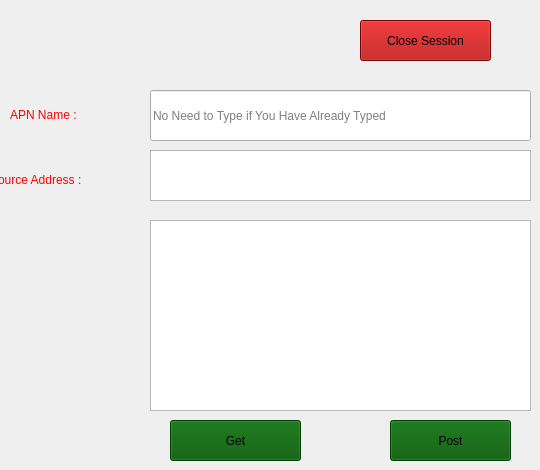
      <widget class="QWidget" name="tab_2">
       <attribute name="title">
        <string>http</string>
       </attribute>
       <widget class="QLabel" name="label_2">
        <property name="geometry">
         <rect>
          <x>-10</x>
          <y>160</y>
          <width>151</width>
          <height>41</height>
         </rect>
        </property>
        <property name="styleSheet">
         <string notr="true">background-color: rgba(255, 255, 255, 0);
border-color: rgba(255, 255, 255, 0);</string>
        </property>
        <property name="text">
         <string>&lt;html&gt;&lt;head/&gt;&lt;body&gt;&lt;p&gt;&lt;span style=&quot; color:#ff0000;&quot;&gt;Source Address :&lt;/span&gt;&lt;/p&gt;&lt;/body&gt;&lt;/html&gt;</string>
        </property>
       </widget>
       <widget class="QPushButton" name="pushButton_3">
        <property name="geometry">
         <rect>
          <x>170</x>
          <y>420</y>
          <width>131</width>
          <height>41</height>
         </rect>
        </property>
        <property name="styleSheet">
         <string notr="true">background-color: rgb(0, 85, 0);</string>
        </property>
        <property name="text">
         <string>Get</string>
        </property>
       </widget>
       <widget class="QPushButton" name="pushButton_5">
        <property name="geometry">
         <rect>
          <x>390</x>
          <y>420</y>
          <width>121</width>
          <height>41</height>
         </rect>
        </property>
        <property name="styleSheet">
         <string notr="true">background-color: rgb(0, 85, 0);</string>
        </property>
        <property name="text">
         <string>Post</string>
        </property>
       </widget>
       <widget class="QPlainTextEdit" name="plainTextEdit_2">
        <property name="geometry">
         <rect>
          <x>150</x>
          <y>150</y>
          <width>381</width>
          <height>51</height>
         </rect>
        </property>
       </widget>
       <widget class="QPlainTextEdit" name="plainTextEdit_3">
        <property name="geometry">
         <rect>
          <x>150</x>
          <y>220</y>
          <width>381</width>
          <height>191</height>
         </rect>
        </property>
       </widget>
       <widget class="QLineEdit" name="lineEdit_16">
        <property name="geometry">
         <rect>
          <x>150</x>
          <y>90</y>
          <width>381</width>
          <height>51</height>
         </rect>
        </property>
        <property name="placeholderText">
         <string>No Need to Type if You Have Already Typed</string>
        </property>
       </widget>
       <widget class="QLabel" name="label_14">
        <property name="geometry">
         <rect>
          <x>10</x>
          <y>90</y>
          <width>121</width>
          <height>51</height>
         </rect>
        </property>
        <property name="styleSheet">
         <string notr="true">background-color: rgba(255, 255, 255, 0);
border-color: rgba(255, 255, 255, 0);</string>
        </property>
        <property name="text">
         <string>&lt;html&gt;&lt;head/&gt;&lt;body&gt;&lt;p&gt;&lt;span style=&quot; color:#ff0000;&quot;&gt; APN Name :&lt;/span&gt;&lt;/p&gt;&lt;/body&gt;&lt;/html&gt;</string>
        </property>
       </widget>
       <widget class="QPushButton" name="pushButton_26">
        <property name="geometry">
         <rect>
          <x>360</x>
          <y>20</y>
          <width>131</width>
          <height>41</height>
         </rect>
        </property>
        <property name="styleSheet">
         <string notr="true">background-color: rgb(170, 0, 0);</string>
        </property>
        <property name="text">
         <string>Close Session</string>
        </property>
       </widget>
      </widget>
